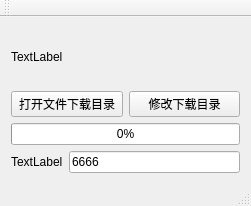
<?xml version="1.0" encoding="UTF-8"?>
<ui version="4.0">
 <class>MainWindow</class>
 <widget class="QMainWindow" name="MainWindow">
  <property name="geometry">
   <rect>
    <x>0</x>
    <y>0</y>
    <width>251</width>
    <height>206</height>
   </rect>
  </property>
  <property name="windowTitle">
   <string>MainWindow</string>
  </property>
  <widget class="QWidget" name="centralWidget">
   <layout class="QVBoxLayout" name="verticalLayout">
    <item>
     <widget class="QLabel" name="statusLabel">
      <property name="text">
       <string>TextLabel</string>
      </property>
     </widget>
    </item>
    <item>
     <layout class="QHBoxLayout" name="horizontalLayout">
      <item>
       <widget class="QPushButton" name="btn_opendir">
        <property name="text">
         <string>打开文件下载目录</string>
        </property>
       </widget>
      </item>
      <item>
       <widget class="QPushButton" name="setButton">
        <property name="text">
         <string>修改下载目录</string>
        </property>
       </widget>
      </item>
     </layout>
    </item>
    <item>
     <widget class="QProgressBar" name="serverProgressBar">
      <property name="value">
       <number>0</number>
      </property>
     </widget>
    </item>
    <item>
     <layout class="QHBoxLayout" name="horizontalLayout_2">
      <item>
       <widget class="QLabel" name="IPlabel">
        <property name="text">
         <string>TextLabel</string>
        </property>
       </widget>
      </item>
      <item>
       <widget class="QLineEdit" name="portEdit">
        <property name="text">
         <string>6666</string>
        </property>
       </widget>
      </item>
     </layout>
    </item>
   </layout>
  </widget>
  <widget class="QMenuBar" name="menuBar">
   <property name="geometry">
    <rect>
     <x>0</x>
     <y>0</y>
     <width>251</width>
     <height>23</height>
    </rect>
   </property>
  </widget>
  <widget class="QToolBar" name="mainToolBar">
   <attribute name="toolBarArea">
    <enum>TopToolBarArea</enum>
   </attribute>
   <attribute name="toolBarBreak">
    <bool>false</bool>
   </attribute>
  </widget>
  <widget class="QStatusBar" name="statusBar"/>
 </widget>
 <layoutdefault spacing="6" margin="11"/>
 <resources/>
 <connections/>
</ui>
